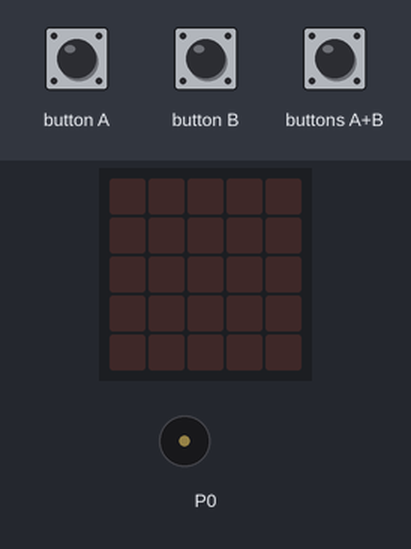
A program run on a simulated BBC micro:bit running MicroPython. Shown: the board's 5×5 LED display, buzzer (waves = sounding). The inputs (shaded band) are chosen by the test bench. Random numbers come from a fixed seed.

Above: at 1.2 s.
1.3 s: button A pressed for 0.15 s
At 1.54 s:
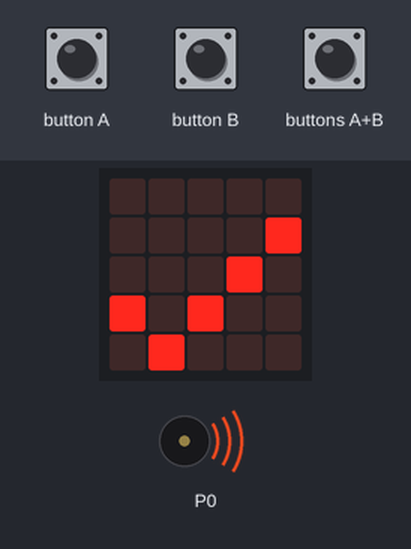
3.3 s: button B pressed for 0.15 s
At 5.6 s:
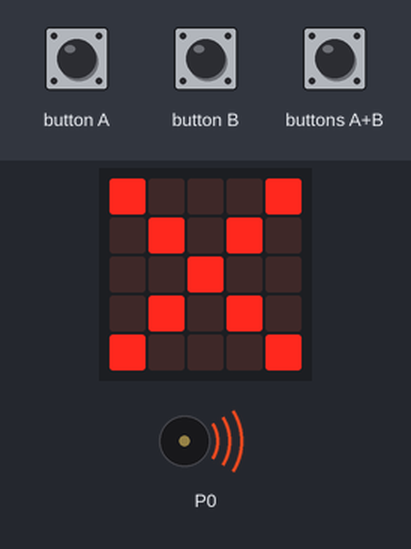
6.3 s: buttons A+B pressed for 0.15 s
At 6.54 s:
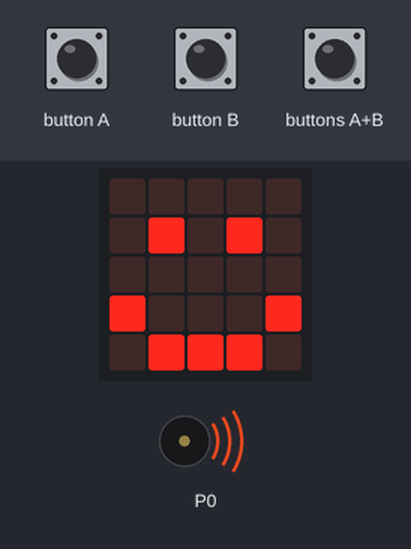
Timing chart, 0 to 15.3 s (numbered marks = the images above; inputs shaded):
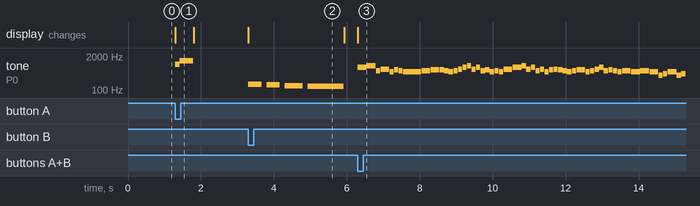

The program:

simple_shake.py
```python
from microbit import *
import random
import music

def shake():
    x = [Image.MEH, Image.SURPRISED, Image.SKULL, Image.SAD, Image.CONFUSED, Image.ANGRY, Image.ASLEEP, Image.GHOST]
    face_react = random.choice(x)
    display.show(face_react)
    music.play(music.FUNERAL)
    display.clear()

while True:
    if button_a.is_pressed() and button_b.is_pressed():  # Check both buttons correctly
        display.show(Image.HAPPY)
        music.play(music.NYAN)
        display.clear()
    elif button_a.is_pressed():  # Use elif to avoid conflicts
        display.show(Image.YES)
        music.play(music.BA_DING)
        display.clear()
    elif button_b.is_pressed():
        display.show(Image.NO)
        music.play(music.WAWAWAWAA)
        display.clear()
    if accelerometer.was_gesture('shake'):
        shake()


# he accelerometer can sense other ‘gestures’ such as ‘freefall’ and whether it’s tilted left or right – try them out.
```

Measured:
- after the input at 1.3 s, tone on P0: silent → 988 Hz at once, → silent 0.12 s later, → 1319 Hz 0.01 s later, → silent 0.36 s later; the display: changes at once (image 1)
- after the input at 3.3 s, tone on P0: plays 165 Hz for 0.36 s, 156 Hz for 0.36 s, 147 Hz for 0.49 s, 139 Hz for 0.99 s, starting at once; the display: changes at once (image 2)
- after the input at 6.3 s, tone on P0: plays 740 Hz for 0.24 s, 831 Hz for 0.24 s, 554 Hz for 0.12 s, 622 Hz for 0.24 s, 494 Hz for 0.12 s, 587 Hz for 0.12 s … (57 notes in this stretch), starting at once; the display: changes at once (image 3)
